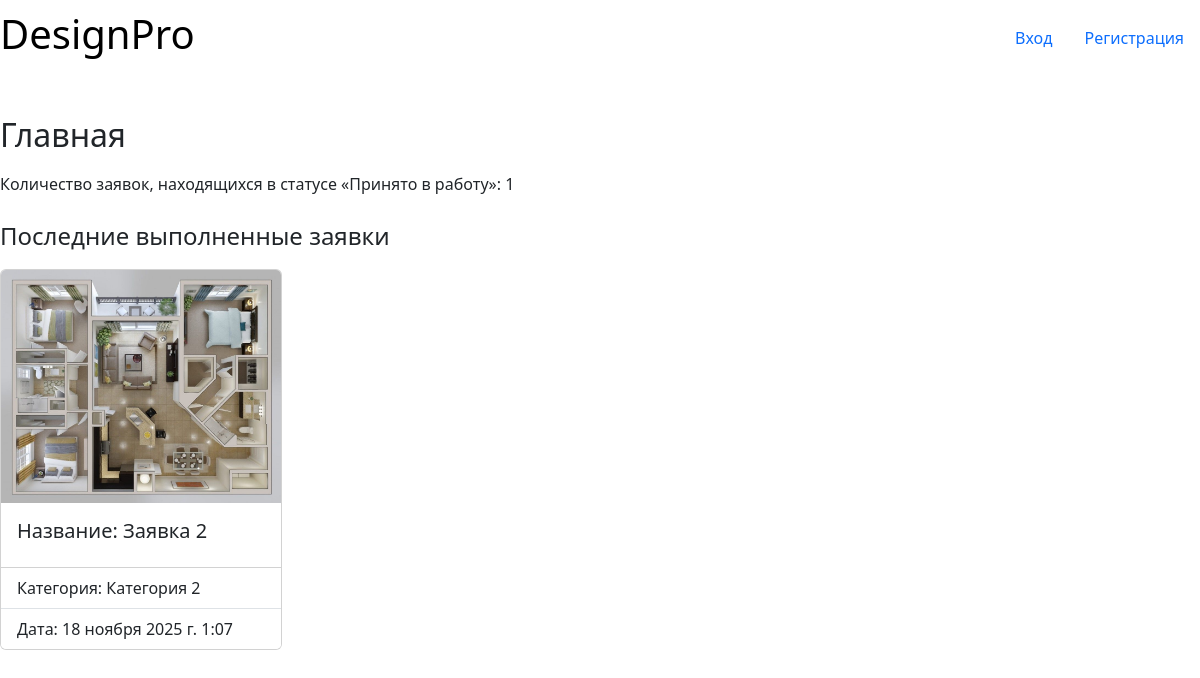
Page /designapp/ on the committed database.
### designapp/models.py (models this page shows, shortened)
class DesignRequest(models.Model):
    STATUS = (
        ('n', 'Новая'),
        ('w', 'Принято в работу'),
        ('d', 'Выполнено'),
    )
    title = models.CharField()
    description = models.TextField()
    category = models.ForeignKey('Category', on_delete=models.CASCADE)
    date = models.DateTimeField(auto_now_add=True)
    image = models.ImageField(default='default.jpg', upload_to='images/')
    status = models.CharField(max_length=1, choices=STATUS, default='n', verbose_name='Статус')
    comment = models.TextField(blank=True, help_text='Комментарий к заявке')
    customer = models.ForeignKey('CustomUser', on_delete=models.SET_NULL, null=True)
    result_image = models.ImageField(blank=True, upload_to='images/')
    class Meta:
        verbose_name = 'Заявка'
        verbose_name_plural = 'Заявки'
        ordering = ['-date']
        permissions = (("can_change_status", "Смена статуса заявки"),)

class Category(models.Model):
    title = models.CharField(verbose_name='Название категории')
    class Meta:
        verbose_name = 'Категория'
        verbose_name_plural = 'Категории'
    def __str__(self):
        return self.title

### designapp/views.py (the view)
# urls.py: path('', views.index, name='index'),
def index(request):
    num_designrequests_in_work = DesignRequest.objects.filter(status='w').count()
    latest_done_designrequests_list = DesignRequest.objects.filter(status='d')[:4]
    return render(request, 'index.html', {'num_designrequests_in_work': num_designrequests_in_work,
                                          'latest_done_designrequests_list': latest_done_designrequests_list})

### designapp/templates/index.html (shortened to what this page needs)
{% extends 'base.html' %}
{% block content %}
<section>
    <h2>Главная</h2>
    <p>Количество заявок, находящихся в статусе «Принято в работу»: {{ num_designrequests_in_work }}</p>
    <h4>Последние выполненные заявки</h4>
    {% if latest_done_designrequests_list %}
    <div class="row row-cols-1 row-cols-md-4 g-4">
    {% for designrequest in latest_done_designrequests_list %}
        <div class="col">
            <div class="card">
                {% if designrequest.result_image %}
                <img src="{{ designrequest.result_image.url }}" class="card-img-top" alt="Результат">
                {% endif %}
                <div class="card-body">
                    <h5 class="card-title">Название: {{ designrequest.title }}</h5>
                </div>
                <ul class="list-group list-group-flush">
                    <li class="list-group-item">Категория: {{ designrequest.category }}</li>
                    <li class="list-group-item">Дата: {{ designrequest.date }}</li>
                </ul>
            </div>
        </div>
    {% endfor %}
    </div>
    {% else %}
        <p>Список выполненных заявок пуст</p>
    {% endif %}
</section>
{% endblock %}

### designapp/static/css/style.css (style rules this page uses)
* { margin: 0; padding: 0; }
body { max-width: 1440px; margin: auto; }
section { display: flex; flex-direction: column; gap: 10px; }

### rows in the picture
DesignRequest: result_image (picture), title "Заявка 2", category "Категория 2", date "18 ноября 2025 г. 1:07"

### other values in the picture
{{ num_designrequests_in_work }} "1"
